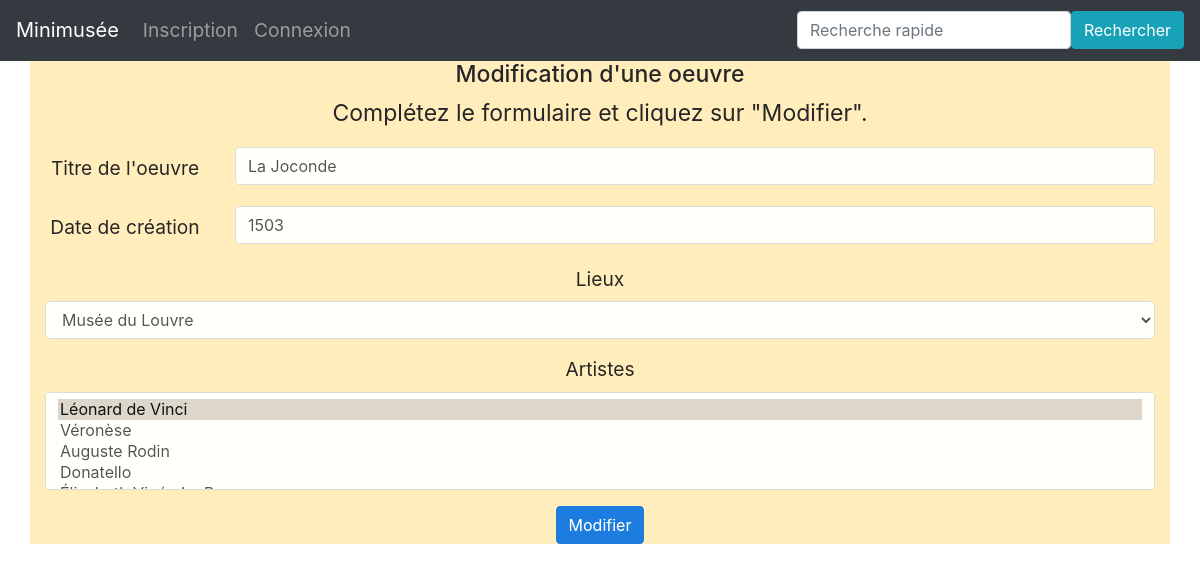
Before: /modifier_oeuvre/1 with the older database file.
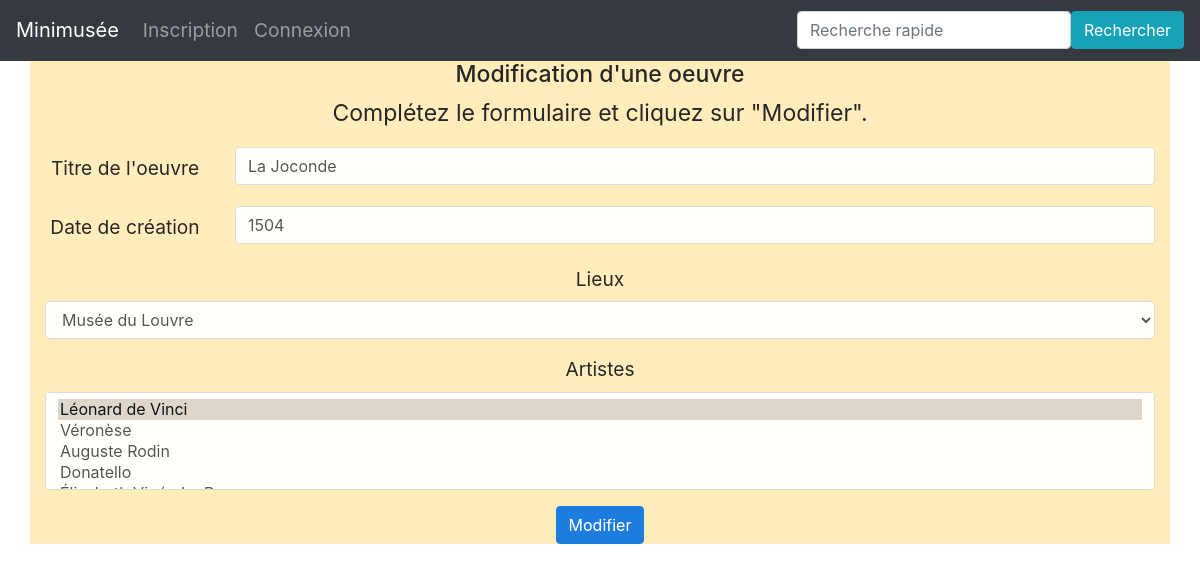
After: the same page with the newer database file.
### app/models/donnees.py (models this page shows, shortened)
class Oeuvre(db.Model):
    __tablename__ = 'Oeuvre'
    oeuvre_id = db.Column(db.Integer, unique=True, nullable=False, autoincrement=True, primary_key=True)
    oeuvre_titre = db.Column(db.Text, nullable=False)
    date_creation = db.Column(db.Integer)
    lieu_conservation = db.Column(db.Integer, db.ForeignKey('Lieu.lieu_id'))

### app/routes/generic.py (the view)
@login_required
@app.route("/modifier_oeuvre/<int:id_oeuvre>", methods=["GET", "POST"])
def modifier_oeuvre(id_oeuvre):
    lieux = Lieu.query.all()
    artistes = Artiste.query.all()
    oeuvre = Oeuvre.query.filter(Oeuvre.oeuvre_id == id_oeuvre).first()
    lieu = Lieu.query.filter(Lieu.lieu_id == oeuvre.lieu_conservation).first()
    artistes_oeuvres = [Artiste.query.filter(Artiste.artiste_id == artiste.artiste_id).first() for artiste in
                Oeuvre_artiste.query.filter(Oeuvre_artiste.oeuvre_id == oeuvre.oeuvre_id).all()]
    if request.method == "POST":
        statut, donnees = Oeuvre.modification_oeuvre(
            titre=request.form.get("titre", None),
            creation=request.form.get("creation", None),
            id_lieu=request.form.get("lieu", None),
            ids_artistes=request.form.getlist("artiste", None),
            id_oeuvre=id_oeuvre
        )
        if statut is True:
            flash("Modification effectué", "success")
            return redirect(url_for("modifier_oeuvre", id_oeuvre=id_oeuvre))
        else:
            flash("Les erreurs suivantes ont été rencontrées : " + ",".join(donnees), "error")
            return render_template("pages/modifier_oeuvre.html", titre="Modification d'une oeuvre", lieux=lieux, artistes=artistes, oeuvre=oeuvre, artistes_oeuvres=artistes_oeuvres, lieu=lieu)
    else:
        return render_template("pages/modifier_oeuvre.html", titre="Modification d'une oeuvre", lieux=lieux, artistes=artistes, oeuvre=oeuvre, artistes_oeuvres=artistes_oeuvres, lieu=lieu)

### app/templates/pages/modifier_oeuvre.html (shortened to what this page needs)
{% extends "conteneur.html" %}
{% block corps %}
<h1>Modification d'une oeuvre</h1>
<p>Complétez le formulaire et cliquez sur "Modifier".</p>
<form class="form" method="POST" action="{{url_for("modifier_oeuvre", id_oeuvre=oeuvre.oeuvre_id)}}">
  <div class="form-group row">
    <label for="modification-oeuvre-titre" class="col-sm-2 col-form-label">Titre de l'oeuvre</label>
    <div class="col-sm-10">
      <input type="text" class="form-control" id="modification-oeuvre-titre" name="titre" placeholder="Ex. Mona Lisa" value="{{oeuvre.oeuvre_titre}}">
    </div>
  </div>
   <div class="form-group row">
    <label for="modification-date-creation" class="col-sm-2 col-form-label">Date de création</label>
    <div class="col-sm-10">
      <input type="number" class="form-control" id="modification-date-creation" name="creation" placeholder="1503" value="{{oeuvre.date_creation}}">
    </div>
  </div>
<div class="form-group">
    <label for="lieux">Lieux</label>
    <select class="form-control" id="lieux" name="lieu">
        {% for lieu_ in lieux %}
        <option value="{{lieu_.lieu_id}}" {%if lieu.lieu_id==lieu_.lieu_id%}selected{%endif%}>{{lieu_.lieu_nom}}</option>
        {% endfor %}
    </select>
  </div>
<div class="form-group">
    <label for="artiste">Artistes</label>
        {%set artistes_base=[]%}
    <select class="form-control" id="artiste" name="artiste" multiple>
        {% for artiste in artistes %}
        <option value="{{artiste.artiste_id}}" {%if artiste.artiste_id in artistes_base%}selected{%endif%}>{{artiste.artiste_nom}}</option>
        {% endfor %}
    </select>
  </div>
  <div>
    <button type="submit" class="btn btn-primary">Modifier</button>
  </div>
</form>
{% endblock %}

### app/templates/conteneur.html (shortened to what this page needs)
<!DOCTYPE html>
<html lang="fr">
    <head>
        <link rel="stylesheet" href="/statics/css/styles.css">
        {% include "partials/css.html" %}
    </head>
    <body>
      <nav class="navbar navbar-expand-md navbar-dark bg-dark justify-content-between">
        <a class="navbar-brand" href="{{ url_for('accueil') }}">Minimusée</a>
          <ul class="navbar-nav mr-auto">
            {% if not current_user.is_authenticated %}
              <li class="nav-item">
                <a class="nav-link" href="{{url_for("inscription")}}">Inscription</a>
              </li>
              <li class="nav-item">
                <a class="nav-link" href="{{url_for("connexion")}}">Connexion</a>
              </li>
            {% endif %}
        </ul>
        <form class="form-inline" action="{{url_for('recherche')}}" method="GET">
          <input class="form-control" name="keyword" type="search" placeholder="Recherche rapide" aria-label="Recherche">
          <button class="btn btn-info" type="submit">Rechercher</button>
        </form>
      </nav>
      <div class="container" style="background-color: #ffe4b5; filter : sepia(20%) ;">
        <div class="row">
            <div class="col">
            {% block corps %}{% endblock %}
            </div>
        </div>
      </div>
    </body>
</html>

### app/templates/partials/css.html (shortened to what this page needs)
<link rel="stylesheet" href="https://maxcdn.bootstrapcdn.com/bootstrap/4.0.0/css/bootstrap.min.css">
<link href="https://netdna.bootstrapcdn.com/font-awesome/3.2.1/css/font-awesome.css" rel="stylesheet">
<link rel="stylesheet" href="{{url_for('static', filename='styles.css')}}">

### app/statics/css/styles.css (style rules this page uses)
h1 { text-align: center; font-size: larger; }
body { text-align: center; font-size: larger; }
p { text-align: center; font-size: larger; }

Changed rows visible on the page:
changed Oeuvre "La Joconde": creation "1503" → "1504"
